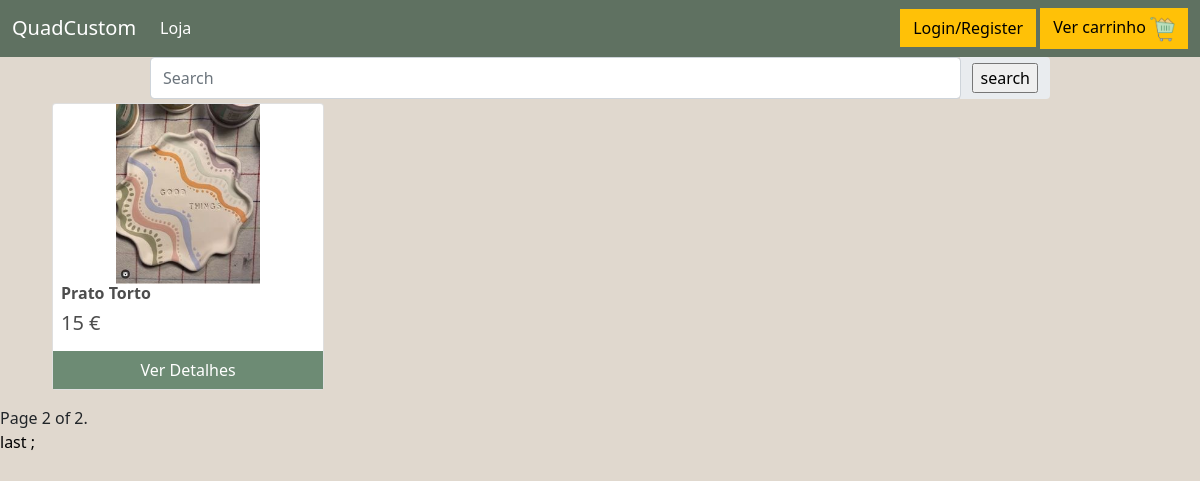
Before: /?page=2 with the older database file.
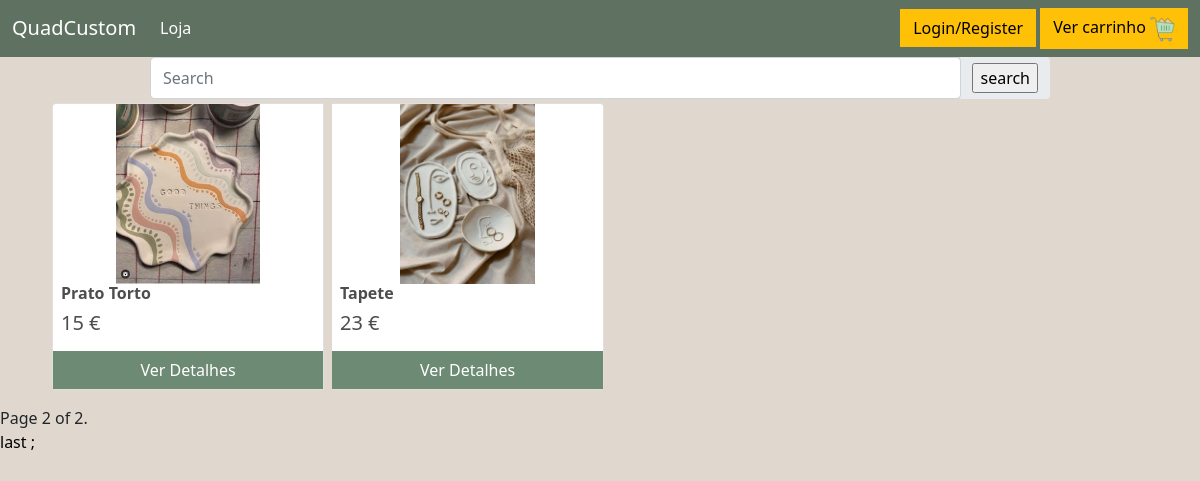
After: the same page with the newer database file.
### loja/models.py (models this page shows, shortened)
class Produto(models.Model):
    preco = models.IntegerField()
    nome = models.CharField(max_length=100)
    descricao = models.CharField(max_length=300)
    personalizavel = models.BooleanField(default=False)
    pic = models.ImageField(upload_to='images', blank=True, null=True)
    seller = models.ForeignKey(Vendedor, on_delete=models.RESTRICT)

### loja/views.py (the view)
# urls.py: path('', include('loja.urls')),
def loja(request):
    produtos = Produto.objects.all()
    p = Paginator(produtos, 5)
    page_number = request.GET.get('page')
    page_obj = p.get_page(page_number)
    return render(request, 'loja/loja.html' , {'page':page_obj,'products_list': produtos,'isvender': Vendedor.isVendedor(request.user)})

### loja/models.py (called while the page is built)
    def isVendedor(user):
        return Vendedor.objects.filter(who=user).exists() if (user.is_authenticated) else False

### loja/templates/loja/loja.html (shortened to what this page needs)
{% extends "loja/main.html" %}
{% load static %}
{% block css %}
<link rel="stylesheet" type="text/css" href="{% static 'css/base.css' %}">
{% endblock css %}
{% block content %}
<center>
<form action="{% url 'loja:search' %}" method="get">
<div class="input-group rounded w-75">
    <input type="text" class="form-control rounded" placeholder="Search" name="search" aria-label="Search" aria-describedby="search-addon" />
    <span class="input-group-text border-0" id="search-addon">
      <input type="submit" class="fas fa-search" value="search" />
    </span>
  </div>
</form>
</center>
<div class="card-group ms-5 me-auto" >
    {% for product in page %}
    <div class="card m-1 mb-3" style="min-width: 17rem; max-width: 17rem;">
        <img class="card-img-top" width="240px" height="180px" style="object-fit:contain;" src="{{product.pic}}">
                <div class="card-title justify-content-between">
                <h6  class="ps-2"><strong>{{product.nome.title}}</strong></h6>
                <h5 class="ps-2 " style="display:inline-block;">{{product.preco}} €</h5>
            </div>
                <a class="btn btn-primary" href="{% url 'loja:detalheProd' product.id %}">Ver Detalhes</a>
    </div>
    {% endfor %}
</div>
<span class="current">
  Page {{ page.number }} of {{ page.paginator.num_pages }}.
</span>
{% if page.has_previous %}
<a href="{%url 'loja:loja' %}?page={{ page.previous_page_number }}">last ;</a>
{% endif %}
{% endblock content %}

Changed rows visible on the page:
added Produto: pic (picture), nome "Tapete", preco "23"
